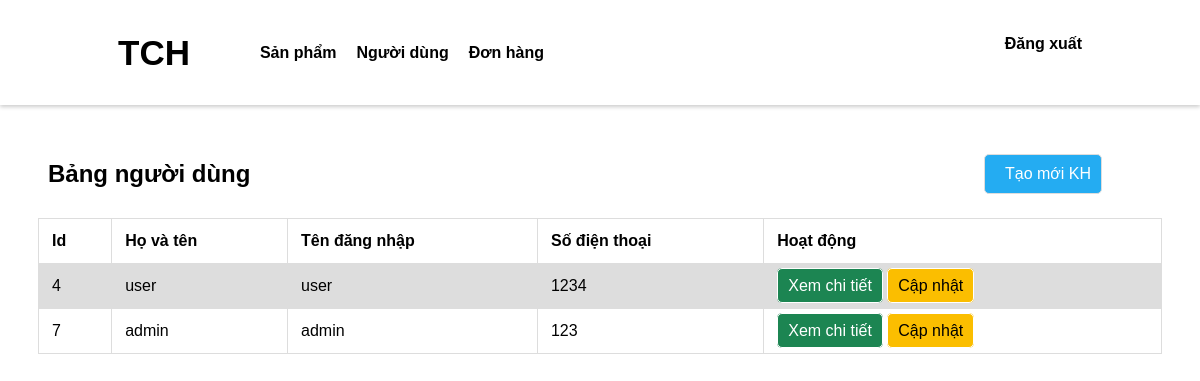
/admin/quanLyKH.php (signed in), run on an earlier commit of the app's database.
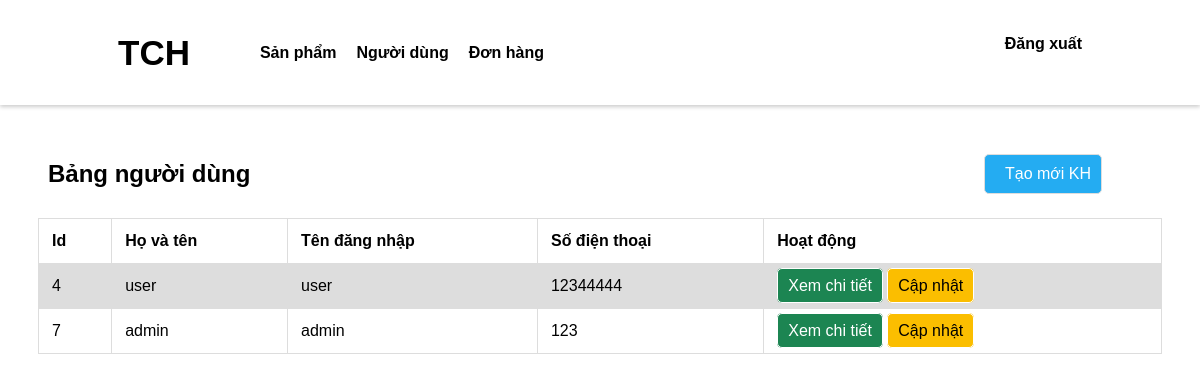
And on a later commit of the database.
### tables this page shows
CREATE TABLE `nguoi_dung` (
  `id` bigint NOT NULL AUTO_INCREMENT,
  `id_vai_tro` int DEFAULT NULL,
  `ho_ten` varchar(50) DEFAULT NULL,
  `gioi_tinh` varchar(50) DEFAULT NULL,
  `so_dien_thoai` varchar(50) DEFAULT NULL,
  `dia_chi` varchar(50) DEFAULT NULL,
  `ten_dang_nhap` varchar(50) DEFAULT NULL,
  `mat_khau` varchar(50) DEFAULT NULL,
  PRIMARY KEY (`id`),
  KEY `fk_nguoi_dung_vai_tro` (`id_vai_tro`),
  CONSTRAINT `fk_nguoi_dung_vai_tro` FOREIGN KEY (`id_vai_tro`) REFERENCES `vai_tro` (`id`)
);

### php/admin/getAllObject.php (called while the page is built, shortened)
<?php
function getAll_object($con, $tableName)
{
    $sql = "SELECT * FROM $tableName";
    $Users = [];
    $stmt = $con->prepare($sql);
    if ($stmt) {
        $stmt->execute();
        $result = $stmt->get_result();
        while ($user = $result->fetch_assoc()) {
            $Users[] = $user;
        }
        return $Users;
    }
    return [];
}

### admin/quanLyKH.php (the view, shortened to what this page needs)
<!DOCTYPE html>
<html lang="en">
<head>
    <link rel="stylesheet" href="css/quanLy.css">
</head>
<body>
    <?php
    require('layout/header.php');
    require('../php/admin/getAllObject.php');
    require('../php/admin/cart.php');
    $users = getAll_object($con, 'nguoi_dung');
    ?>
    <div class="quanLyDH">
        <div class="title">
            <h2>Bảng người dùng</h2>
            <a href="dangKy.php" class="create">Tạo mới KH</a>
        </div>
        <table>
            <tr>
                <th>Id</th>
                <th>Họ và tên</th>
                <th>Tên đăng nhập</th>
                <th>Số điện thoại</th>
                <th>Hoạt động</th>
            </tr>
            <?php
            foreach ($users as $user) {
            ?>
                <tr>
                    <td><?php echo $user['id'] ?></td>
                    <td><?php echo $user['ho_ten'] ?></td>
                    <td><?php echo $user['ten_dang_nhap'] ?></td>
                    <td><?php echo $user['so_dien_thoai'] ?></td>
                    <td>
                        <a href="xemCT_KH.php?id=<?php echo $user['id'] ?>"" style=" background-color: #1C8552; color : white;">Xem chi tiết</a>
                        <a href="capNhat_KH.php?id=<?php echo $user['id'] ?>"" style=" background-color: #FBBE00; color : black;">Cập nhật</a>
                    </td>
                </tr>
            <?php
            }
            ?>
        </table>
    </div>
</body>
</html>

What changed in the data, as far as the page shows it:
changed nguoi_dung "user": so_dien_thoai "1234" → "12344444"
